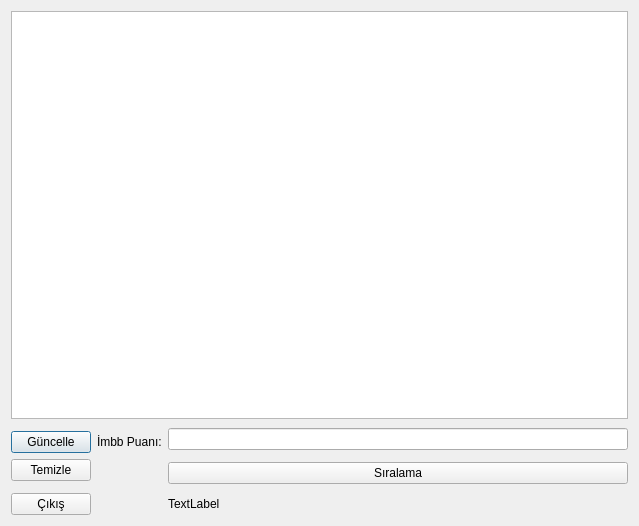
<?xml version="1.0" encoding="UTF-8"?>
<ui version="4.0">
 <class>Dialog</class>
 <widget class="QDialog" name="Dialog">
  <property name="geometry">
   <rect>
    <x>0</x>
    <y>0</y>
    <width>639</width>
    <height>526</height>
   </rect>
  </property>
  <property name="windowTitle">
   <string>Dialog</string>
  </property>
  <layout class="QGridLayout" name="gridLayout">
   <item row="2" column="0">
    <widget class="QPushButton" name="pushButton">
     <property name="text">
      <string>Güncelle</string>
     </property>
    </widget>
   </item>
   <item row="1" column="0">
    <layout class="QHBoxLayout" name="horizontalLayout"/>
   </item>
   <item row="6" column="0">
    <widget class="QPushButton" name="pushButton_3">
     <property name="text">
      <string>Çıkış</string>
     </property>
    </widget>
   </item>
   <item row="4" column="0">
    <widget class="QPushButton" name="pushButton_2">
     <property name="text">
      <string>Temizle</string>
     </property>
    </widget>
   </item>
   <item row="4" column="2" rowspan="2">
    <widget class="QPushButton" name="pushButton_4">
     <property name="text">
      <string>Sıralama</string>
     </property>
    </widget>
   </item>
   <item row="2" column="1">
    <widget class="QLabel" name="label">
     <property name="text">
      <string>İmbb Puanı:</string>
     </property>
    </widget>
   </item>
   <item row="1" column="2" rowspan="2">
    <widget class="QLineEdit" name="lineEdit"/>
   </item>
   <item row="0" column="0" colspan="3">
    <widget class="QTextBrowser" name="textBrowser"/>
   </item>
   <item row="6" column="2">
    <widget class="QLabel" name="label_2">
     <property name="text">
      <string>TextLabel</string>
     </property>
    </widget>
   </item>
  </layout>
 </widget>
 <resources/>
 <connections>
  <connection>
   <sender>pushButton</sender>
   <signal>clicked()</signal>
   <receiver>Dialog</receiver>
   <slot>guncelle()</slot>
   <hints>
    <hint type="sourcelabel">
     <x>53</x>
     <y>227</y>
    </hint>
    <hint type="destinationlabel">
     <x>72</x>
     <y>276</y>
    </hint>
   </hints>
  </connection>
  <connection>
   <sender>pushButton_2</sender>
   <signal>clicked()</signal>
   <receiver>Dialog</receiver>
   <slot>clear()</slot>
   <hints>
    <hint type="sourcelabel">
     <x>94</x>
     <y>270</y>
    </hint>
    <hint type="destinationlabel">
     <x>220</x>
     <y>276</y>
    </hint>
   </hints>
  </connection>
  <connection>
   <sender>pushButton_3</sender>
   <signal>clicked()</signal>
   <receiver>Dialog</receiver>
   <slot>close()</slot>
   <hints>
    <hint type="sourcelabel">
     <x>94</x>
     <y>310</y>
    </hint>
    <hint type="destinationlabel">
     <x>354</x>
     <y>289</y>
    </hint>
   </hints>
  </connection>
  <connection>
   <sender>pushButton_4</sender>
   <signal>clicked()</signal>
   <receiver>Dialog</receiver>
   <slot>sirala()</slot>
   <hints>
    <hint type="sourcelabel">
     <x>177</x>
     <y>254</y>
    </hint>
    <hint type="destinationlabel">
     <x>303</x>
     <y>235</y>
    </hint>
   </hints>
  </connection>
 </connections>
 <slots>
  <slot>guncelle()</slot>
  <slot>clear()</slot>
  <slot>sirala()</slot>
  <slot>slot2()</slot>
 </slots>
</ui>
